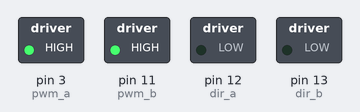
The sketch below on a simulated Arduino Uno, built with avr-gcc and run on an emulated ATmega328P. Shown: switched loads named in the sketch (green lamp = pin HIGH). Dashed ring = blinking.

Above: at 0.5 s.
Timing chart, 0 to 4.6 s (numbered marks = the images above):
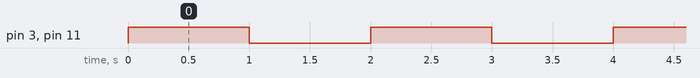

Measured:
- by itself, pin 3 (pwm_a), pin 11 (pwm_b): alternates HIGH for 1.0 s and LOW for 1.0 s

The sketch:

arduino_Ardumoto_basic.ino
```cpp
/*------------------------------------------------------------------------------------
arduino_Ardumoto_Basic.ino

Demonstrating basic use of the SparkFun Arduomoto Shield

Product Page: https://www.sparkfun.com/products/9896
Code adapted from: https://www.sparkfun.com/tutorials/195

Created: 09/10/13 - Joshua Vaughan - joshua.vaughan@louisiana.edu

Modified:
  * mm/dd/yy - Name (email if not same person as above)
    - major change 1
    - major change 2
  * mm/dd/yy - Name (email if not same person as above)
    - major change 1
------------------------------------------------------------------------------------*/

int pwm_a = 3;     // PWM control for motor outputs 1 and 2 is on digital pin 3
int pwm_b = 11;    // PWM control for motor outputs 3 and 4 is on digital pin 11
int dir_a = 12;    // direction control for motor outputs 1 and 2 is on digital pin 12
int dir_b = 13;    // direction control for motor outputs 3 and 4 is on digital pin 13


// This is always run once when the sketch starts
void setup()
{
  pinMode(pwm_a, OUTPUT);  //Set control pins to be outputs
  pinMode(pwm_b, OUTPUT);
  pinMode(dir_a, OUTPUT);
  pinMode(dir_b, OUTPUT);
}

// This runs immediately after setup, looping indefinitely
void loop()
{
  digitalWrite(dir_a, LOW);  //Set motor direction, 1 low, 2 high
  digitalWrite(dir_b, LOW);  //Set motor direction, 3 high, 4 low

  //set both motors to run at 100% duty cycle (fast)
  analogWrite(pwm_a, 255);
  analogWrite(pwm_b, 255);

  // run for 1000ms (1 s)
  delay(1000);

  //set both motors OFF
  analogWrite(pwm_a, 0);
  analogWrite(pwm_b, 0);

  // stay off for 1000ms (1s)
  delay(1000);

//  // To reverse, un-comment below
//  // NOTE: Motor that comes with the SIK is NOT reversable
//
//  digitalWrite(dir_a, HIGH);  //Reverse motor direction, 1 high, 2 low
//  digitalWrite(dir_b, HIGH);  //Reverse motor direction, 3 low, 4 high
//
//  delay(1000);
//
//  analogWrite(pwm_a, 255);
//  //set both motors to run at (100/255 = 39)% duty cycle
//  analogWrite(pwm_b, 255);
//
//  delay(1000);
//
//  //set both motors OFF
//  analogWrite(pwm_a, 0);
//  analogWrite(pwm_b, 0);
//
//  // delay 2s before looping
//  delay(2000);
}
```
